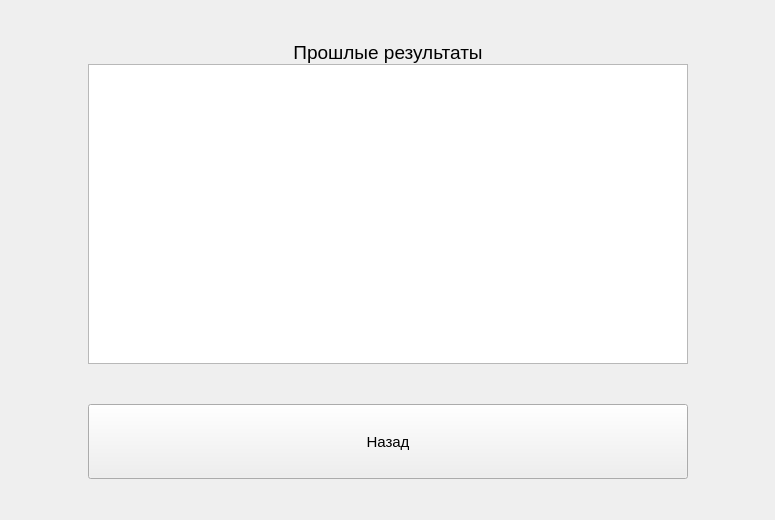
      <widget class="QWidget" name="page_2">
       <property name="styleSheet">
        <string notr="true"/>
       </property>
       <layout class="QGridLayout" name="gridLayout_3">
        <property name="leftMargin">
         <number>0</number>
        </property>
        <property name="topMargin">
         <number>0</number>
        </property>
        <property name="rightMargin">
         <number>0</number>
        </property>
        <property name="bottomMargin">
         <number>0</number>
        </property>
        <property name="spacing">
         <number>0</number>
        </property>
        <item row="0" column="0">
         <widget class="QWidget" name="widget_2" native="true">
          <layout class="QGridLayout" name="gridLayout_4">
           <property name="leftMargin">
            <number>0</number>
           </property>
           <property name="topMargin">
            <number>0</number>
           </property>
           <property name="rightMargin">
            <number>0</number>
           </property>
           <property name="bottomMargin">
            <number>0</number>
           </property>
           <property name="spacing">
            <number>0</number>
           </property>
           <item row="5" column="1">
            <widget class="QPushButton" name="pushButton_4">
             <property name="minimumSize">
              <size>
               <width>0</width>
               <height>75</height>
              </size>
             </property>
             <property name="font">
              <font>
               <pointsize>11</pointsize>
              </font>
             </property>
             <property name="text">
              <string>Назад</string>
             </property>
            </widget>
           </item>
           <item row="3" column="2">
            <spacer name="horizontalSpacer_4">
             <property name="orientation">
              <enum>Qt::Horizontal</enum>
             </property>
             <property name="sizeHint" stdset="0">
              <size>
               <width>87</width>
               <height>20</height>
              </size>
             </property>
            </spacer>
           </item>
           <item row="4" column="1">
            <spacer name="verticalSpacer_5">
             <property name="orientation">
              <enum>Qt::Vertical</enum>
             </property>
             <property name="sizeType">
              <enum>QSizePolicy::Minimum</enum>
             </property>
             <property name="sizeHint" stdset="0">
              <size>
               <width>20</width>
               <height>40</height>
              </size>
             </property>
            </spacer>
           </item>
           <item row="6" column="1">
            <spacer name="verticalSpacer_3">
             <property name="orientation">
              <enum>Qt::Vertical</enum>
             </property>
             <property name="sizeHint" stdset="0">
              <size>
               <width>20</width>
               <height>41</height>
              </size>
             </property>
            </spacer>
           </item>
           <item row="0" column="1">
            <spacer name="verticalSpacer_4">
             <property name="orientation">
              <enum>Qt::Vertical</enum>
             </property>
             <property name="sizeHint" stdset="0">
              <size>
               <width>20</width>
               <height>41</height>
              </size>
             </property>
            </spacer>
           </item>
           <item row="1" column="1">
            <widget class="QLabel" name="label_2">
             <property name="font">
              <font>
               <pointsize>14</pointsize>
              </font>
             </property>
             <property name="text">
              <string>Прошлые результаты</string>
             </property>
             <property name="alignment">
              <set>Qt::AlignCenter</set>
             </property>
            </widget>
           </item>
           <item row="3" column="0">
            <spacer name="horizontalSpacer_3">
             <property name="orientation">
              <enum>Qt::Horizontal</enum>
             </property>
             <property name="sizeHint" stdset="0">
              <size>
               <width>88</width>
               <height>20</height>
              </size>
             </property>
            </spacer>
           </item>
           <item row="3" column="1">
            <widget class="QListWidget" name="listWidget">
             <property name="minimumSize">
              <size>
               <width>600</width>
               <height>300</height>
              </size>
             </property>
             <property name="font">
              <font>
               <pointsize>16</pointsize>
              </font>
             </property>
            </widget>
           </item>
          </layout>
         </widget>
        </item>
       </layout>
      </widget>
